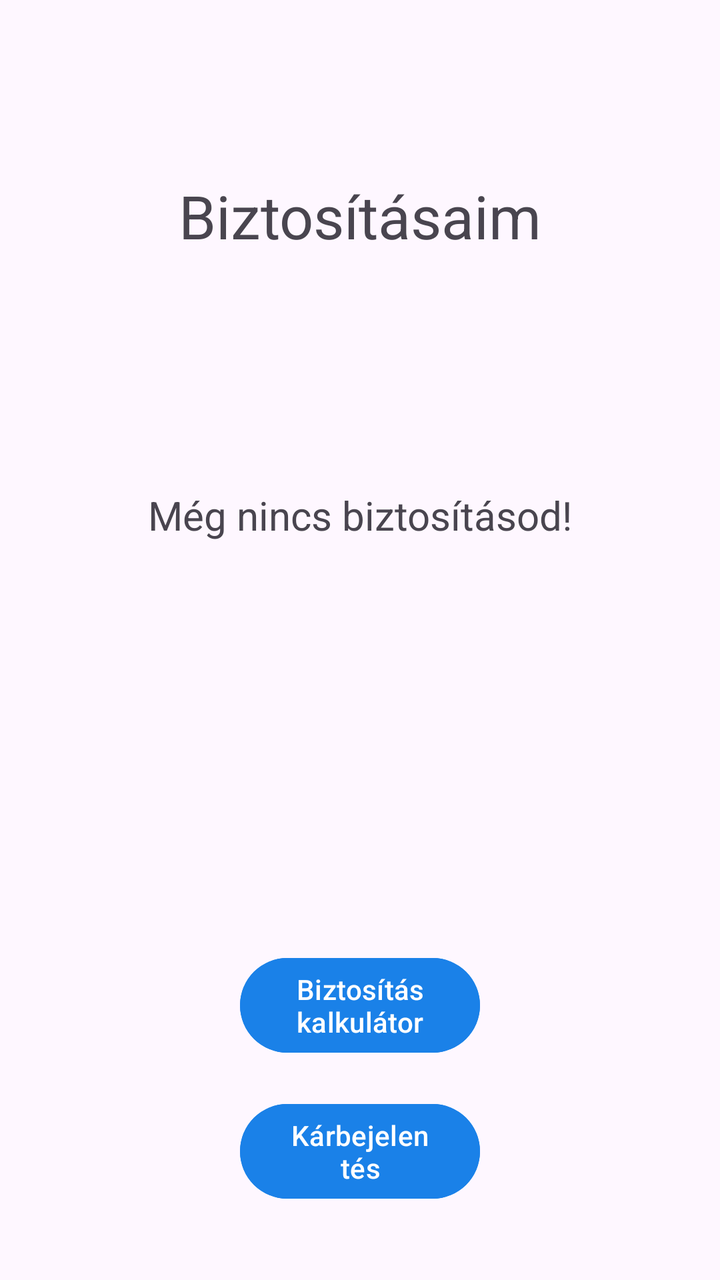
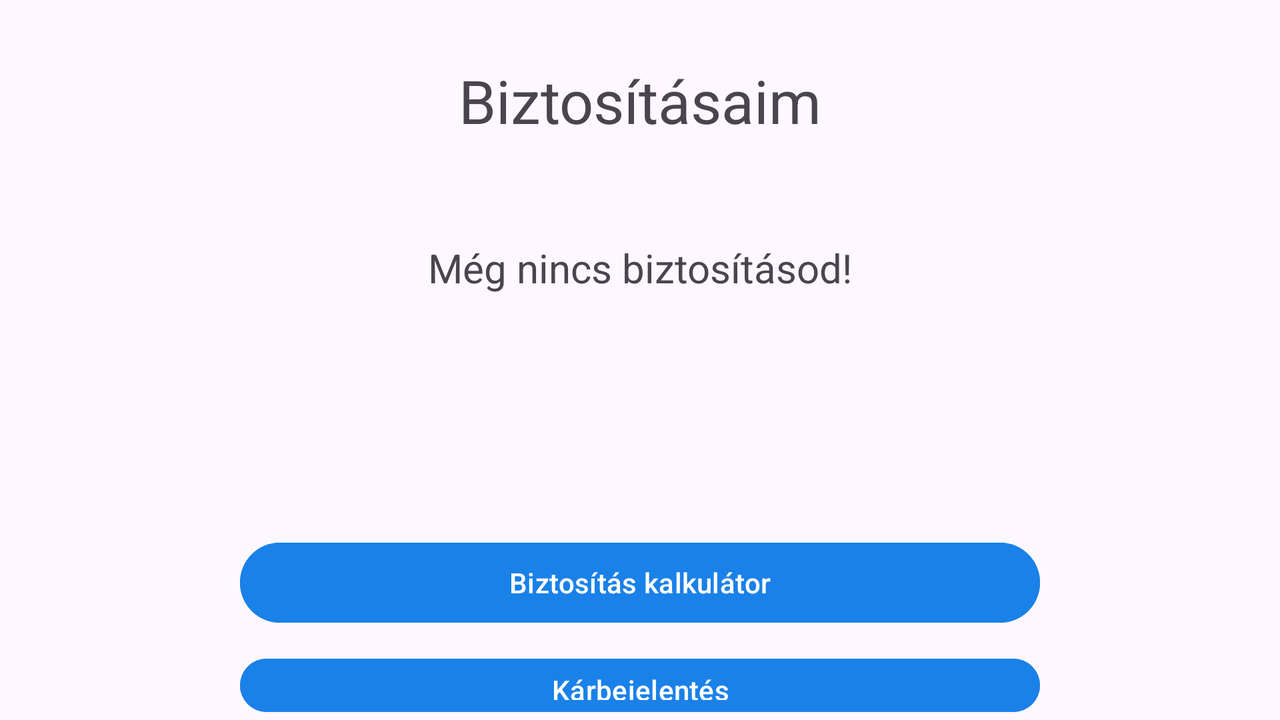

One screen, two layout resources from the same app: the default and the repository's alternative for another configuration. Each is rendered where Android would select it; the XML of both is given below.
<!-- AndroidManifest.xml: application theme Theme.Autobiztositas -->
<!-- res/layout/activity_main_page.xml -->
<?xml version="1.0" encoding="utf-8"?>
<androidx.constraintlayout.widget.ConstraintLayout
    xmlns:android="http://schemas.android.com/apk/res/android"
    xmlns:app="http://schemas.android.com/apk/res-auto"
    xmlns:tools="http://schemas.android.com/tools"
    android:id="@+id/main"
    android:layout_width="match_parent"
    android:layout_height="match_parent"
    tools:context=".MainPage">


    <TextView
        android:id="@+id/BiztositasaimTextView"
        android:layout_width="match_parent"
        android:layout_height="wrap_content"
        android:text="@string/biztositasaim"
        android:textAlignment="center"
        android:textSize="30sp"
        app:layout_constraintBottom_toBottomOf="parent"
        app:layout_constraintEnd_toEndOf="parent"
        app:layout_constraintHorizontal_bias="0.0"
        app:layout_constraintStart_toStartOf="parent"
        app:layout_constraintTop_toTopOf="parent"
        app:layout_constraintVertical_bias="0.146" />

    <androidx.recyclerview.widget.RecyclerView
        android:id="@+id/BiztositasRecyclerView"
        android:layout_width="match_parent"
        android:layout_height="wrap_content"
        android:layout_marginLeft="40dp"
        android:layout_marginRight="40dp"
        android:scrollbars="vertical"
        app:layout_constraintBottom_toBottomOf="parent"
        app:layout_constraintEnd_toEndOf="parent"
        app:layout_constraintHorizontal_bias="0.0"
        app:layout_constraintStart_toStartOf="parent"
        app:layout_constraintTop_toBottomOf="@+id/BiztositasaimTextView"
        app:layout_constraintVertical_bias="0.144" />

    <TextView
        android:id="@+id/NincsBiztositasTextView"
        android:layout_width="match_parent"
        android:layout_height="wrap_content"
        android:text="@string/nincsBiztositas"
        android:textAlignment="center"
        android:textSize="20sp"
        app:layout_constraintBottom_toBottomOf="parent"
        app:layout_constraintEnd_toEndOf="parent"
        app:layout_constraintStart_toStartOf="parent"
        app:layout_constraintTop_toBottomOf="@+id/BiztositasaimTextView"
        app:layout_constraintVertical_bias="0.239" />

    <Button
        android:id="@+id/KalkulatorButton"
        android:layout_width="match_parent"
        android:layout_height="wrap_content"
        android:layout_marginLeft="120dp"
        android:layout_marginRight="120dp"
        android:text="@string/kalkulator"
        android:backgroundTint="#1a81e8"
        app:layout_constraintBottom_toBottomOf="parent"
        app:layout_constraintEnd_toEndOf="parent"
        app:layout_constraintStart_toStartOf="parent"
        app:layout_constraintTop_toBottomOf="@+id/BiztositasRecyclerView"
        app:layout_constraintVertical_bias="0.714" />

    <Button
        android:id="@+id/KarbejelentesButton"
        android:layout_width="match_parent"
        android:layout_height="wrap_content"
        android:layout_marginLeft="120dp"
        android:layout_marginRight="120dp"
        android:backgroundTint="#1a81e8"
        android:text="@string/karbejelentes"
        app:layout_constraintBottom_toBottomOf="parent"
        app:layout_constraintEnd_toEndOf="parent"
        app:layout_constraintStart_toStartOf="parent"
        app:layout_constraintTop_toBottomOf="@+id/KalkulatorButton"
        app:layout_constraintVertical_bias="0.325" />


</androidx.constraintlayout.widget.ConstraintLayout>
<!-- resources referenced by this layout -->
<resources>
  <string name="biztositasaim">Biztosításaim</string>
  <string name="kalkulator">Biztosítás kalkulátor</string>
  <string name="karbejelentes">Kárbejelentés</string>
  <string name="nincsBiztositas">Még nincs biztosításod!</string>
  <style name="Theme.Autobiztositas" parent="Base.Theme.Autobiztositas" />
  <style name="Base.Theme.Autobiztositas" parent="Theme.Material3.DayNight.NoActionBar">
          
          
      </style>
</resources>
<!-- res/layout-land/activity_main_page.xml (the repository's variant of the layout above) -->
<!-- drawn on the phone turned sideways -->
<?xml version="1.0" encoding="utf-8"?>
<LinearLayout
    xmlns:android="http://schemas.android.com/apk/res/android"
    xmlns:app="http://schemas.android.com/apk/res-auto"
    xmlns:tools="http://schemas.android.com/tools"
    android:id="@+id/main"
    android:layout_width="match_parent"
    android:layout_height="match_parent"
    android:orientation="vertical"
    tools:context=".MainPage">


    <TextView
        android:id="@+id/BiztositasaimTextView"
        android:layout_width="match_parent"
        android:layout_height="wrap_content"
        android:text="@string/biztositasaim"
        android:textAlignment="center"
        android:textSize="30sp"
        android:layout_marginTop="30dp"
        />

    <androidx.recyclerview.widget.RecyclerView
        android:id="@+id/BiztositasRecyclerView"
        android:layout_width="match_parent"
        android:layout_height="wrap_content"
        android:layout_marginLeft="80dp"
        android:layout_marginRight="80dp"
        android:layout_marginTop="40dp"
        />

    <TextView
        android:id="@+id/NincsBiztositasTextView"
        android:layout_width="match_parent"
        android:layout_height="wrap_content"
        android:text="@string/nincsBiztositas"
        android:textAlignment="center"
        android:textSize="20sp"
        android:layout_marginTop="10dp"
        />

    <Button
        android:id="@+id/KalkulatorButton"
        android:layout_width="match_parent"
        android:layout_height="wrap_content"
        android:layout_marginLeft="120dp"
        android:layout_marginRight="120dp"
        android:text="@string/kalkulator"
        android:layout_marginTop="120dp"
        android:backgroundTint="#1a81e8"
        />

    <Button
        android:id="@+id/KarbejelentesButton"
        android:layout_width="match_parent"
        android:layout_height="wrap_content"
        android:layout_marginLeft="120dp"
        android:layout_marginRight="120dp"
        android:text="@string/karbejelentes"
        android:layout_marginTop="10dp"
        android:backgroundTint="#1a81e8"
        />

</LinearLayout>
